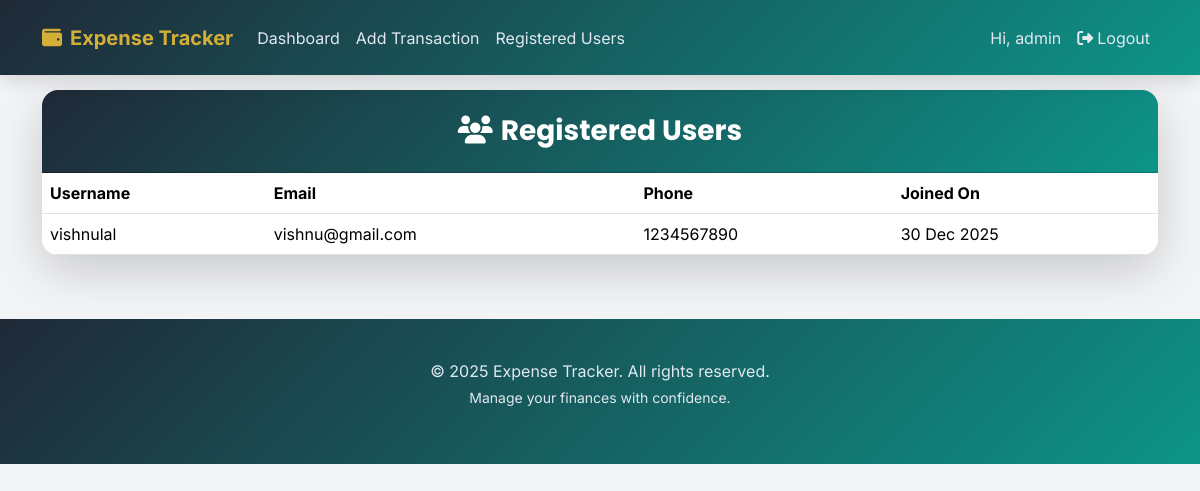
/admin-users/ (signed in), run on the app's committed database.
### main_app/models.py (models this page shows, shortened)
class CustomUser(AbstractUser):
    phone = models.CharField(max_length=15, blank=True)

### main_app/views.py (the view)
# urls.py: path('admin-users/', views.admin_users, name='admin_users'),
@login_required
def admin_users(request):
    if not request.user.is_staff:
        return redirect('index')
    users = CustomUser.objects.filter(is_superuser=False).order_by('-date_joined')
    return render(request, 'admin_users.html', {'users': users})

### main_app/templates/admin_users.html (shortened to what this page needs)
{% extends 'base.html' %}
{% block content %}
<div class="card shadow-lg border-0 rounded-4 overflow-hidden">
    <div class="card-header text-white text-center py-4" style="background: linear-gradient(135deg, var(--dark), var(--primary));">
        <h3 class="mb-0 fw-bold"><i class="fas fa-users me-2"></i>Registered Users</h3>
    </div>
    <div class="card-body p-0">
        <div class="table-responsive">
            <table class="table table-hover mb-0">
                <thead>
                    <tr>
                        <th>Username</th>
                        <th>Email</th>
                        <th>Phone</th>
                        <th>Joined On</th>
                    </tr>
                </thead>
                <tbody>
                    {% for user in users %}
                    <tr>
                        <td>{{ user.username }}</td>
                        <td>{{ user.email }}</td>
                        <td>{{ user.phone|default:"N/A" }}</td>
                        <td>{{ user.date_joined|date:"d M Y" }}</td>
                    </tr>
                    {% empty %}
                    <tr>
                        <td colspan="4" class="text-center text-muted py-4">No users registered yet.</td>
                    </tr>
                    {% endfor %}
                </tbody>
            </table>
        </div>
    </div>
</div>
{% endblock %}

### main_app/templates/base.html (shortened to what this page needs)
<!DOCTYPE html>
<html lang="en">
<head>
    <link href="https://cdn.jsdelivr.net/npm/bootstrap@5.3.3/dist/css/bootstrap.min.css" rel="stylesheet">
    <link rel="stylesheet" href="https://cdnjs.cloudflare.com/ajax/libs/font-awesome/6.5.0/css/all.min.css">
</head>
<body>
<nav class="navbar navbar-expand-lg navbar-dark fixed-top">
    <div class="container">
        <a class="navbar-brand" href="{% url 'index' %}">
            <i class="fas fa-wallet me-2"></i>Expense Tracker
        </a>
        <div class="collapse navbar-collapse" id="navbarNav">
            <ul class="navbar-nav me-auto">
                {% if user.is_authenticated %}
                    <li class="nav-item"><a class="nav-link" href="{% url 'dashboard' %}">Dashboard</a></li>
                    <li class="nav-item"><a class="nav-link" href="{% url 'add_transaction' %}">Add Transaction</a></li>
                    {% if user.is_staff %}
                        <li class="nav-item"><a class="nav-link" href="{% url 'admin_users' %}">Registered Users</a></li>
                    {% endif %}
                {% endif %}
            </ul>
            <ul class="navbar-nav">
                {% if user.is_authenticated %}
                    <li class="nav-item"><span class="nav-link">Hi, {{ user.username }}</span></li>
                    <li class="nav-item"><a class="nav-link" href="{% url 'logout' %}"><i class="fas fa-sign-out-alt me-1"></i>Logout</a></li>
                {% else %}
                    <li class="nav-item"><a class="nav-link" href="{% url 'login' %}">Login</a></li>
                    <li class="nav-item"><a class="nav-link btn btn-outline-light ms-2 px-4" href="{% url 'register' %}">Register</a></li>
                {% endif %}
            </ul>
        </div>
    </div>
</nav>
<div class="container" style="padding-top: 90px;">
    {% block content %}{% endblock %}
</div>
<footer class="text-center">
    <div class="container">
        <p class="mb-1">&copy; {% now "Y" %} Expense Tracker. All rights reserved.</p>
        <p class="small">Manage your finances with confidence.</p>
    </div>
</footer>
</body>
</html>

### main_app/templates/base.html (style rules this page uses)
:root { --primary: #0d9488; --primary-dark: #0b7a70; --accent: #d4af37; --dark: #1f2937; --light-bg: #f3f4f6; --success: #10b981; --danger: #ef4444; }
body { font-family: 'Inter', sans-serif; background-color: var(--light-bg); color: #1f2937; }
h1, h2, h3, h4, h5, h6 { font-family: 'Poppins', sans-serif; }
.navbar { background: linear-gradient(135deg, var(--dark), var(--primary));; box-shadow: 0 4px 20px rgba(0,0,0,0.15); backdrop-filter: blur(10px); height: 75px; }
.navbar-brand { font-weight: 700; color: var(--accent) !important; }
.nav-link { color: #e2e8f0 !important; transition: color 0.3s; }
.card { border: none; border-radius: 16px; box-shadow: 0 10px 30px rgba(0,0,0,0.1); overflow: hidden; }
.card-header { background: var(--dark); color: white; font-weight: 600; }
footer { background: linear-gradient(135deg, var(--dark), var(--primary));; color: #e2e8f0; padding: 2.5rem 0; margin-top: 4rem; }

### data on the page
CustomUser: username "admin"
CustomUser: username "vishnulal", email "vishnu@gmail.com", phone "1234567890", date_joined "30 Dec 2025"
